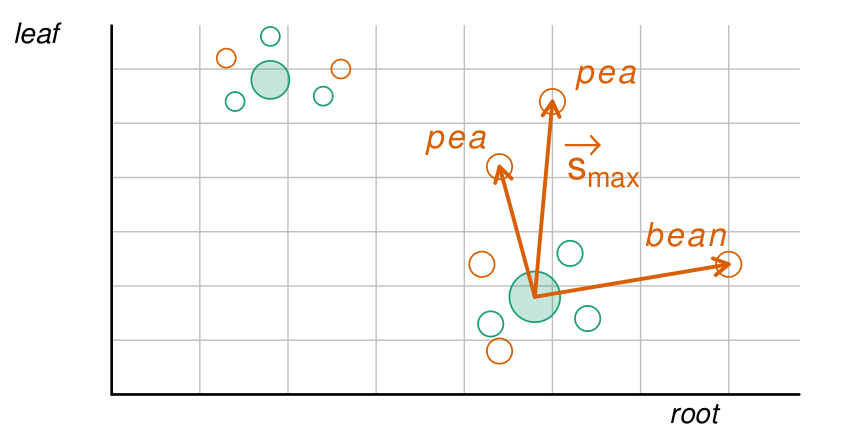

Here is the R script that generated this plot:
require(circlize)
require(RColorBrewer)
require(latex2exp)

addAlpha <- function(col, alpha = .25) {
  apply(sapply(col, col2rgb) / 255, 2, function(x)
    rgb(x[1], x[2], x[3], alpha = alpha))
}

colors <- brewer.pal(7, "Dark2")
alpha.cols <- sapply(colors, addAlpha)

pdf('figure_1a_bis_no_trajectory.pdf', width = 8, height = 6)

plot(
  NA,
  pch = c(20, 18, 18),
  lwd = 2.5,
  cex = 3,
  xlim = c(0, 6),
  ylim = c(0, 6),  # antes era 4
  axes = FALSE,
  xlab = '',
  ylab = ''
)

for (i in 0:7){
    segments(x0 = i/2 + .6, y0 = .6, x1 = i/2 + .6, y1 = 4, col = "grey", lwd = .8)
}

for (i in 0:6){
    segments(x0 = .6, y0 = i/2 + .6, x1 = 4.5, y1 = i/2 + .6, col = "grey", lwd = .8)
}

lines(c(.6, .6), c(.6, 4), col = "black", lwd = 1.5)              
lines(c(.6, 4.5), c(.6, .6), col = "black", lwd = 1.5)              

# Tissue labels
text(0, 3.9, label = TeX('\\textit{leaf}'), pos = 4, offset = .2, cex = 1.0)
text(3.9, .3, label = TeX('\\textit{root}'), pos = 3, offset = .1, cex = 1.0)


centroid_1 <- c(1.5, 3.5)
centroid_2 <- c(3, 1.5)
# expression_vectors <- 

points(centroid_1[1], centroid_1[2], pch = 21, bg = alpha.cols[[1]], col = colors[[1]], cex = 3)
points(centroid_2[1], centroid_2[2], pch = 21, bg = alpha.cols[[1]], col = colors[[1]], cex = 4)


centroid_1_pts <- list(
  p1 = centroid_1 + c(0.0, 0.4),
  p2 = centroid_1 + c(0.4, 0.1),
  p3 = centroid_1 + c(0.3, -0.15),
  p4 = centroid_1 + c(-0.2, -0.2),
  p5 = centroid_1 + c(-0.25, 0.2)
)

set.seed(1)

for (tp in names(centroid_1_pts)) {
  pt <- centroid_1_pts[[tp]]
  points(pt[1], pt[2], pch = 21, col = colors[sample(1:2, 1)], cex = 1.5)
}

centroid_2_pts <- list(
  p1 = centroid_2 + c(-0.25, -0.25),
  p2 = centroid_2 + c(0.2, 0.4),
  p3 = centroid_2 + c(0.3, -0.2),
  p4 = centroid_2 + c(-0.2, -0.5),
  p5 = centroid_2 + c(-0.3, 0.3)
)

for (tp in names(centroid_2_pts)) {
  pt <- centroid_2_pts[[tp]]
  points(pt[1], pt[2], pch = 21, col = colors[sample(1:2, 1)], cex = 2)
}

centroid_2_paras <- list(
    p1 = centroid_2 + c(-0.2, 1.2),
    p2 = centroid_2 + c(0.1, 1.8),
    p3 = centroid_2 + c(1.1, 0.3)
)

for (tp in names(centroid_2_paras)) {
  pt <- centroid_2_paras[[tp]]
  arrows(centroid_2[1], centroid_2[2], pt[1], pt[2],
         col = colors[2],
         lwd = 2.2,
         length = 0.1)
  points(pt[1], pt[2], pch = 21, col = colors[2], cex = 2)
}

text(
  centroid_2_paras[[1]][1] - .25,
  centroid_2_paras[[1]][2] - .2,
  label = TeX('$\\textit{pea}$'),
  pos = 3,
  offset = 1,
  col = colors[[2]],
  cex = 1.2
)

text(
  centroid_2_paras[[1]][1] + .59,
  centroid_2_paras[[1]][2] - .5,
  labels = TeX(paste0("${s}_{max}$")),
  pos = 3,
  offset = 1,
  col = colors[[2]],
  cex = 1.4
)

text(
    centroid_2_paras[[1]][1] + .47,
    centroid_2_paras[[1]][2] + .2,
    labels = TeX("$\\rightarrow$"),
    cex = 1.4,
    col = colors[[2]]
  )

text(
  centroid_2_paras[[2]][1] + .3,
  centroid_2_paras[[2]][2] - .2,
  label = TeX('$\\textit{pea}$'),
  pos = 3,
  offset = 1,
  col = colors[[2]],
  cex = 1.2
)

text(
  centroid_2_paras[[3]][1] - .25,
  centroid_2_paras[[3]][2] - .15,
  label = TeX('$\\textit{bean}$'),
  pos = 3,
  offset = 1,
  col = colors[[2]],
  cex = 1.2
)


dev.off()
